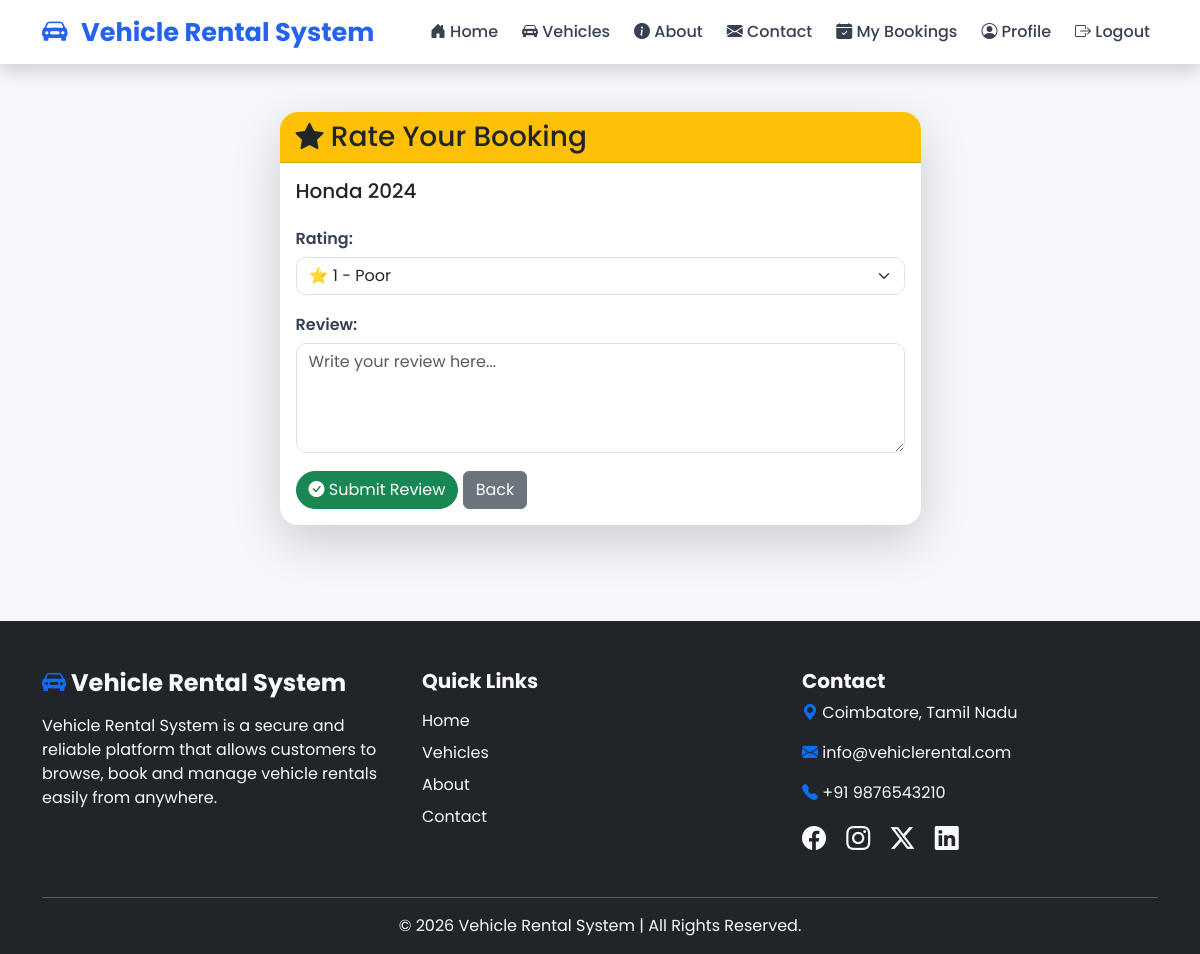
The app's page /bookings/review/4/ (signed in) with its own data.
### bookings/models.py (models this page shows, shortened)
class Booking(models.Model):
    customer = models.ForeignKey(User, on_delete=models.CASCADE)
    vehicle = models.ForeignKey(Vehicle, on_delete=models.CASCADE)
    pickup_date = models.DateField()
    return_date = models.DateField()
    total_amount = models.DecimalField(max_digits=10, decimal_places=2)
    status = models.CharField(
        max_length=20,
        choices=STATUS_CHOICES,
        default='Pending'
    )
    rating = models.PositiveIntegerField(
    null=True,
    blank=True
)
    review = models.TextField(
    blank=True
)

### vehicles/models.py (models this page shows, shortened)
class Vehicle(models.Model):
    VEHICLE_TYPES = [
        ('Car', 'Car'),
        ('Bike', 'Bike'),
        ('Scooter', 'Scooter'),
        ('Van', 'Van'),
    ]
    name = models.CharField(max_length=100)
    brand = models.CharField(max_length=100)
    model = models.CharField(max_length=100)
    vehicle_type = models.CharField(max_length=20, choices=VEHICLE_TYPES)
    registration_number = models.CharField(max_length=20, unique=True)
    price_per_day = models.DecimalField(max_digits=8, decimal_places=2)
    availability = models.BooleanField(default=True)
    description = models.TextField()
    image = models.ImageField(upload_to='vehicles/', blank=True, null=True)

### bookings/views.py (the view)
@login_required
def review_booking(request, pk):
    booking = get_object_or_404(
        Booking,
        pk=pk,
        customer=request.user
    )
    if request.method == "POST":
        form = ReviewForm(
            request.POST,
            instance=booking
        )
        if form.is_valid():
            form.save()
            messages.success(
                request,
                "Thank you for your review!"
            )
            return redirect("my_bookings")
    else:
        form = ReviewForm(instance=booking)
    return render(request, "review_booking.html", {
        "form": form,
        "booking": booking,
    })

### bookings/forms.py
class ReviewForm(forms.ModelForm):
    RATING_CHOICES = [
        (1, "⭐ 1 - Poor"),
        (2, "⭐⭐ 2 - Fair"),
        (3, "⭐⭐⭐ 3 - Good"),
        (4, "⭐⭐⭐⭐ 4 - Very Good"),
        (5, "⭐⭐⭐⭐⭐ 5 - Excellent"),
    ]
    rating = forms.ChoiceField(
        choices=RATING_CHOICES,
        widget=forms.Select(
            attrs={
                "class": "form-select",
            }
        ),
    )
    review = forms.CharField(
        widget=forms.Textarea(
            attrs={
                "class": "form-control",
                "rows": 4,
                "placeholder": "Write your review here...",
            }
        )
    )
    class Meta:
        model = Booking
        fields = [
            "rating",
            "review",
        ]

### templates/review_booking.html (shortened to what this page needs)
{% extends 'base.html' %}
{% block content %}
<div class="container py-5">
    <div class="row justify-content-center">
        <div class="col-lg-7">
            <div class="card shadow-lg border-0">
                <div class="card-header bg-warning text-dark">
                    <h3 class="mb-0">
                        <i class="bi bi-star-fill"></i>
                        Rate Your Booking
                    </h3>
                </div>
                <div class="card-body">
                    <h5 class="mb-4">
                        {{ booking.vehicle.brand }}
                        {{ booking.vehicle.model }}
                    </h5>
                    <form method="POST">
                        {{ form.as_p }}
                        <button class="btn btn-success">
                            <i class="bi bi-check-circle-fill"></i>
                            Submit Review
                        </button>
                        <a href="{% url 'my_bookings' %}"
                           class="btn btn-secondary">
                            Back
                        </a>
                    </form>
                </div>
            </div>
        </div>
    </div>
</div>
{% endblock %}

### static/css/style.css (style rules this page uses)
body { font-family:'Poppins',sans-serif; background:#f5f7fb; color:#2d3748; }
.btn-success { border-radius:30px; }
.card { border:none; border-radius:18px; overflow:hidden; transition:.35s; box-shadow:0 8px 20px rgba(0,0,0,.08); }
input, select, textarea { border-radius:10px !important; padding:10px; }
form p { margin-bottom:18px; }
form label { font-weight:600; margin-bottom:6px; display:block; color:#374151; }
.card { transition:.3s; }

### records on screen
Booking: vehicle.brand "Honda", vehicle.model "2024", rating "⭐ 1 - Poor"
